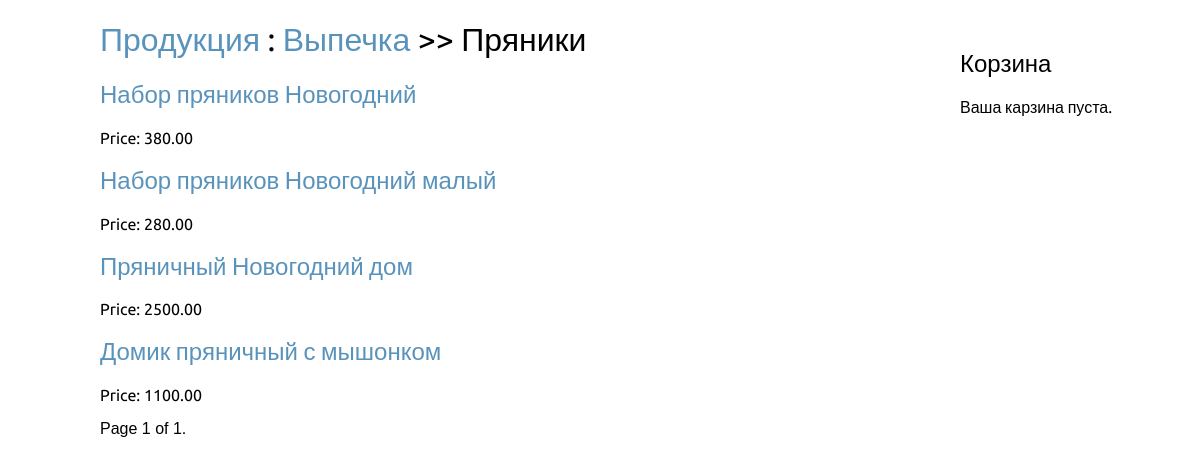
/vypechka/pryaniki/, run on the app's committed database.
### beckary_shop/models.py (models this page shows, shortened)
class Category(models.Model):
    name = models.CharField(max_length=100, db_index=True)
    slug = models.SlugField(max_length=100, unique=True)
    section = models.ForeignKey(Section, related_name='category', on_delete=models.CASCADE)
    url = models.URLField(max_length=100)
    img = models.ImageField()

class Section(models.Model):
    name = models.CharField(max_length=100, db_index=True)
    slug = models.SlugField(max_length=100, unique=True)
    url = models.URLField(max_length=100)
    img = models.ImageField(upload_to='section/')
    def get_absolute_url(self):
        return reverse('beckary_shop:cat_list', args=[self.slug])

class Product(models.Model):
    name = models.CharField(max_length=100, db_index=True)
    slug = models.SlugField(max_length=100, unique=True)
    category = models.ForeignKey(Category, related_name='product', on_delete=models.CASCADE)
    description = models.TextField()
    price = models.DecimalField(max_digits=10, decimal_places=2)
    url = models.URLField(max_length=100)
    img = models.ImageField()
    def get_absolute_url(self):
        return reverse('beckary_shop:prod_detail', args=[self.category.section.slug, self.category.slug, self.slug])

### beckary_shop/views.py (the view)
# urls.py: path('<slug:sec_slug>/<slug:cat_slug>/', views.prod_list, name='prod_list'),
def prod_list(request, sec_slug, cat_slug):
    cat = Category.objects.get(slug = cat_slug)
    prod_list = Product.objects.filter(category_id = cat.id)
    paginator = Paginator(prod_list, 5)
    page = request.GET.get('page')
    try:
        prods = paginator.page(page)
    except PageNotAnInteger:
        prods = paginator.page(1)
    except EmptyPage:
        prods = paginator.page(paginator.num_pages)
    return render(request, 'product/prod_list.html', {'page':page,'prods': prods, 'cat':cat})

### cart/cart.py (called while the page is built)
    def __len__(self):
        return sum(item['quantity'] for item in self.cart.values())

### cart/context_processor.py (called while the page is built)
def cart(request):
    return {'cart': Cart(request)}

### beckary_shop/templates/product/prod_list.html (shortened to what this page needs)
{% extends "base.html" %}
{% block content %}
<h1><a href="/">Продукция</a> : <a href="{{ cat.section.get_absolute_url }}">{{ cat.section.name }}</a> >> {{ cat.name }}</h1>
{% for prod in prods %}
<h2>
<a href="{{ prod.get_absolute_url }}">{{ prod.name }}</a>
</h2>
<p class="date">Price: {{ prod.price }}</p>
{% endfor %}
{% include "product/pagination.html" with page=prods %}
{% endblock %}

### beckary_shop/static/css/blog__.css (style rules this page uses)
body { margin:0; padding:0; font-family:helvetica, sans-serif; }
h1, h2, h3, h4, h5 , h6 , p { font-family: 'Ubuntu', sans-serif; font-weight:normal; }
a { text-decoration:none; color:#5993bb; }

### data on the page
Category: section.name "Выпечка", name "Пряники"
Product: name "Набор пряников Новогодний", price "380.00"
Product: name "Набор пряников Новогодний малый", price "280.00"
Product: name "Пряничный Новогодний дом", price "2500.00"
Product: name "Домик пряничный с мышонком", price "1100.00"

### other printed values
{{ page.number }} "1"
{{ page.paginator.num_pages }} "1"
